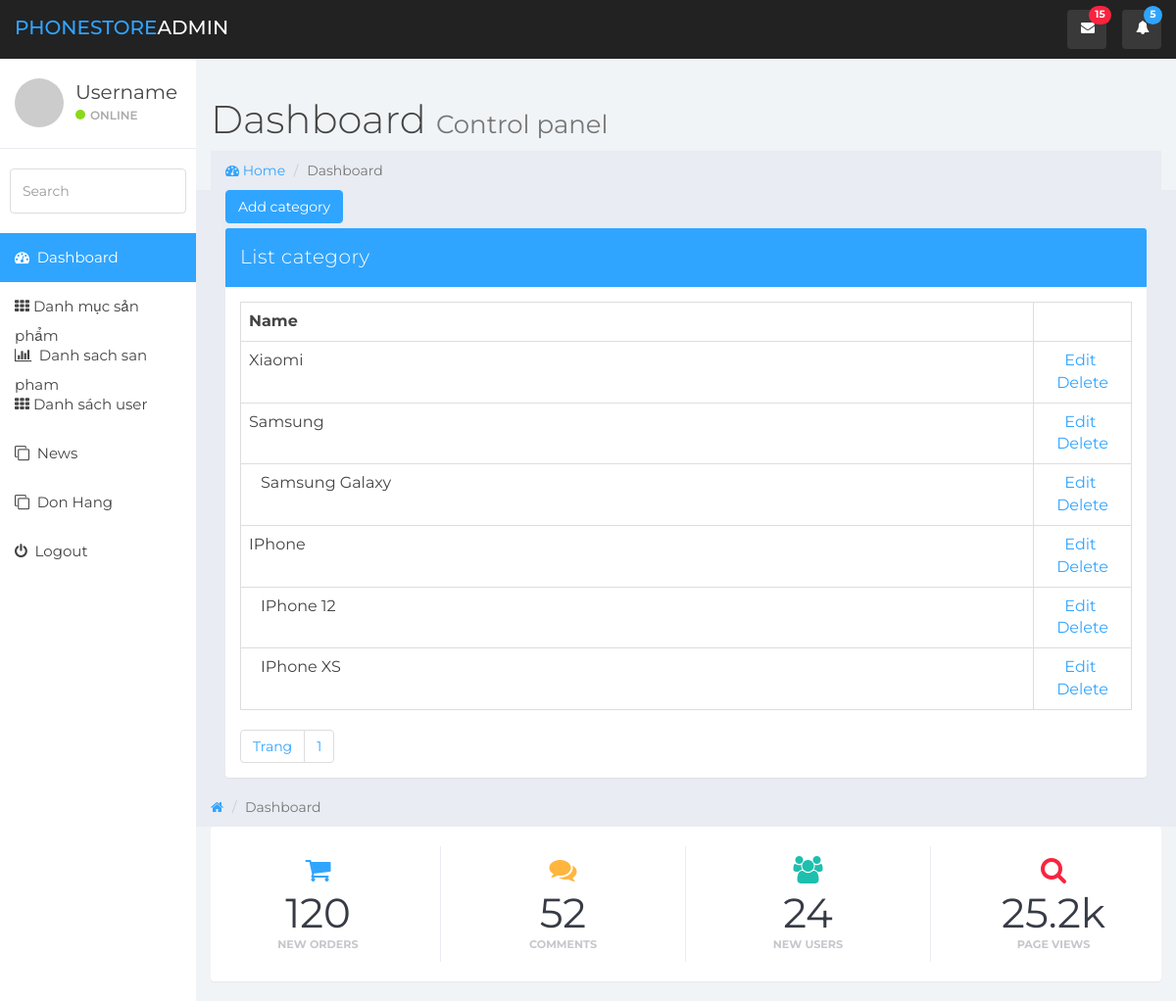
Screenshot of /admin/index.php?controller=categories (signed in) with the database file from the repository.
### tables this page shows
CREATE TABLE `categories` (
  `id` int(11) NOT NULL,
  `name` varchar(500) NOT NULL,
  `parent_id` int(11) NOT NULL
);

### admin/controllers/CategoriesController.php (called while the page is built, shortened)
<?php
	include "models/CategoriesModel.php";
	class CategoriesController extends Controller{
		public function index(){
			$recordPerPage = 4;
			$numPage = ceil($this->modelTotalRecord()/$recordPerPage);
			$data = $this->modelRead($recordPerPage);
			$this->loadView("CategoriesView.php",["data"=>$data,"numPage"=>$numPage]);
		}
	}
 ?>x

### admin/models/CategoriesModel.php (called while the page is built, shortened)
<?php
	trait CategoriesModel{
		public function modelRead($recordPerPage){
			$page = isset($_GET["p"]) && $_GET["p"] && $_GET["p"] > 0 ? $_GET["p"]-1 : 0;
			$from = $page * $recordPerPage;
			$conn = Connection::getInstance();
			$query = $conn->query("select * from categories where parent_id=0 order by id desc limit $from, $recordPerPage");
			return $query->fetchAll();
		}
			public function modelCategoriesSub($categories_id){
			$conn = Connection::getInstance();
			$query = $conn->query("select * from categories where parent_id=$categories_id order by id desc");
			return $query->fetchAll();
			}
		}
 ?>

### admin/views/CategoriesView.php (the view, shortened to what this page needs)
<div class="col-md-12">
    <div style="margin-bottom:5px;">
        <a href="index.php?controller=categories&action=create" class="btn btn-primary">Add category</a>
    </div>
    <div class="panel panel-primary">
        <div class="panel-heading">List category</div>
        <div class="panel-body">
            <table class="table table-bordered table-hover">
                <tr>
                    <th>Name</th>
                    <th style="width:100px;"></th>
                </tr>
                <?php foreach($data as $rows): ?>
                <tr>
                    <td><?php echo $rows->name; ?></td>
                    <td style="text-align:center;">
                        <a href="index.php?controller=categories&action=update&id=<?php echo $rows->id; ?>">Edit</a>&nbsp;
                        <a href="index.php?controller=categories&action=delete&id=<?php echo $rows->id; ?>" onclick="return window.confirm('Are you sure?');">Delete</a>
                    </td>
                </tr>
                <?php
                    $categoriesSub = $this->modelCategoriesSub($rows->id);
                 ?>
                     <?php foreach($categoriesSub as $rowsSub): ?>
                    <tr>
                        <td style="padding-left:20px;"><?php echo $rowsSub->name; ?></td>
                        <td style="text-align:center;">
                            <a href="index.php?controller=categories&action=update&id=<?php echo $rowsSub->id; ?>">Edit</a>&nbsp;
                            <a href="index.php?controller=categories&action=delete&id=<?php echo $rowsSub->id; ?>" onclick="return window.confirm('Are you sure?');">Delete</a>
                        </td>
                    </tr>
                    <?php endforeach; ?>
                <?php endforeach; ?>
            </table>
            <ul class="pagination">
                <li class="page-item"><a href="#" class="page-link">Trang</a></li>
                <li class="page-item"><a href="index.php?controller=categories&p=" class="page-link">1</a></li>
            </ul>
        </div>
    </div>
</div>

### admin/css/styles.css (style rules this page uses)
body { background: #f1f4f7; padding-top: 60px; font-size: 14px; color: #444444; font-family: "Montserrat", "Helvetica Neue", Helvetica, Arial, sans-serif; }
a, a:hover, a:focus { color: #30a5ff; }
.btn-primary, .btn-primary:hover, .btn-primary:focus, .btn-primary:active, .btn-primary.active, .open > .dropdown-toggle.btn-primary, .btn-primary.disabled, .btn-primary[disabled], fieldset[disabled] .btn-primary, .btn-primary.disabled:hover, .btn-primary[disabled]:hover, fieldset[disabled] .btn-primary:hover, .btn-primary.disabled:focus, .btn-primary[disabled]:focus, fieldset[disabled] .btn-primary:focus, .btn-primary.disabled:active, .btn-primary[disabled]:active, fieldset[disabled] .btn-primary:active, .btn-primary.disabled.active, .btn-primary[disabled].active, fieldset[disabled] .btn-primary.active { background-color: #30a5ff; border-color: #30a5ff; }
.btn-link, .page-link, .text-primary { color: #30a5ff !important; }
.panel { border: 0; }
.panel-primary > .panel-heading { background-color: #30a5ff; color: #fff; border: none; }
.panel-heading { font-size: 20px; font-weight: 300; letter-spacing: 0.025em; height: 60px; line-height: 38px; }
.table { background: #fff; }

### admin/views/CategoriesView.php (style rules this page uses)
.pagination { padding:0px; margin:0px; }

### rows the page displays
categories: name "Xiaomi"
categories: name "Samsung"
categories: name "Samsung Galaxy"
categories: name "IPhone"
categories: name "IPhone 12"
categories: name "IPhone XS"
